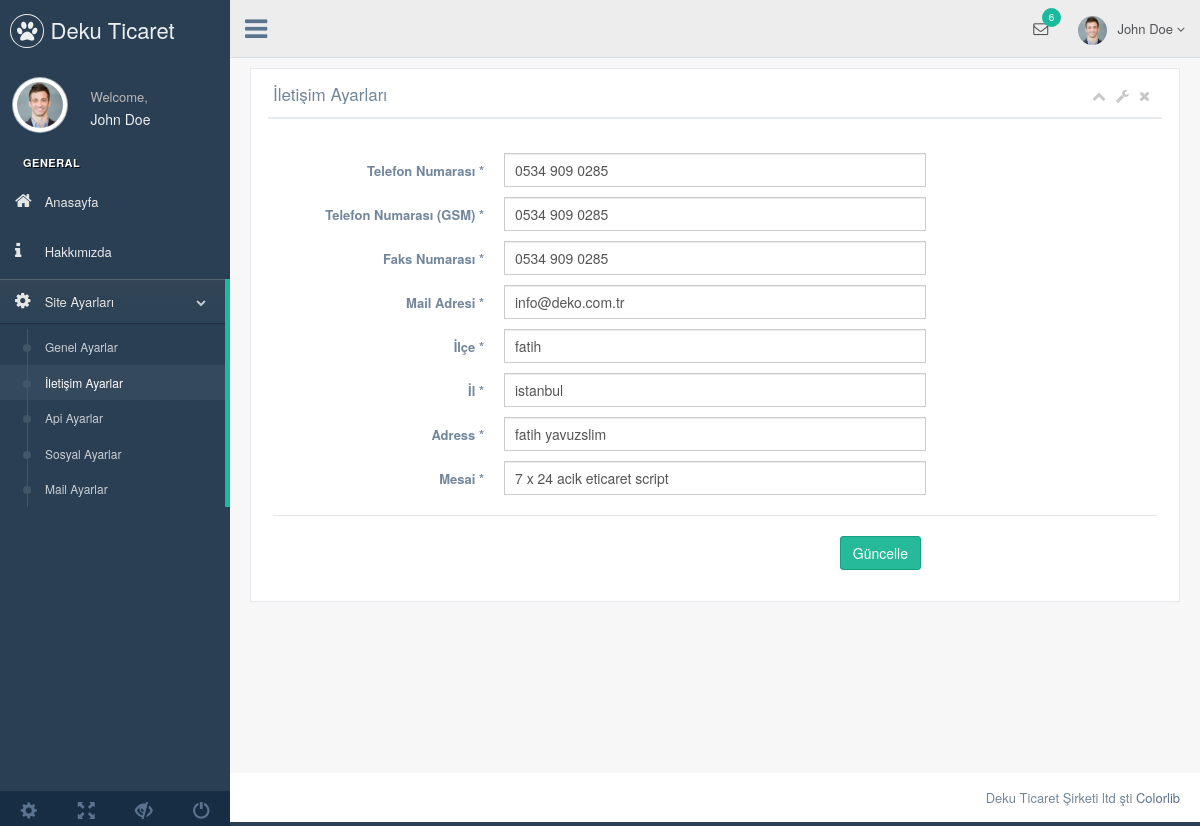
/admin/production/iletisim-ayar.php, run on an earlier commit of the app's database.
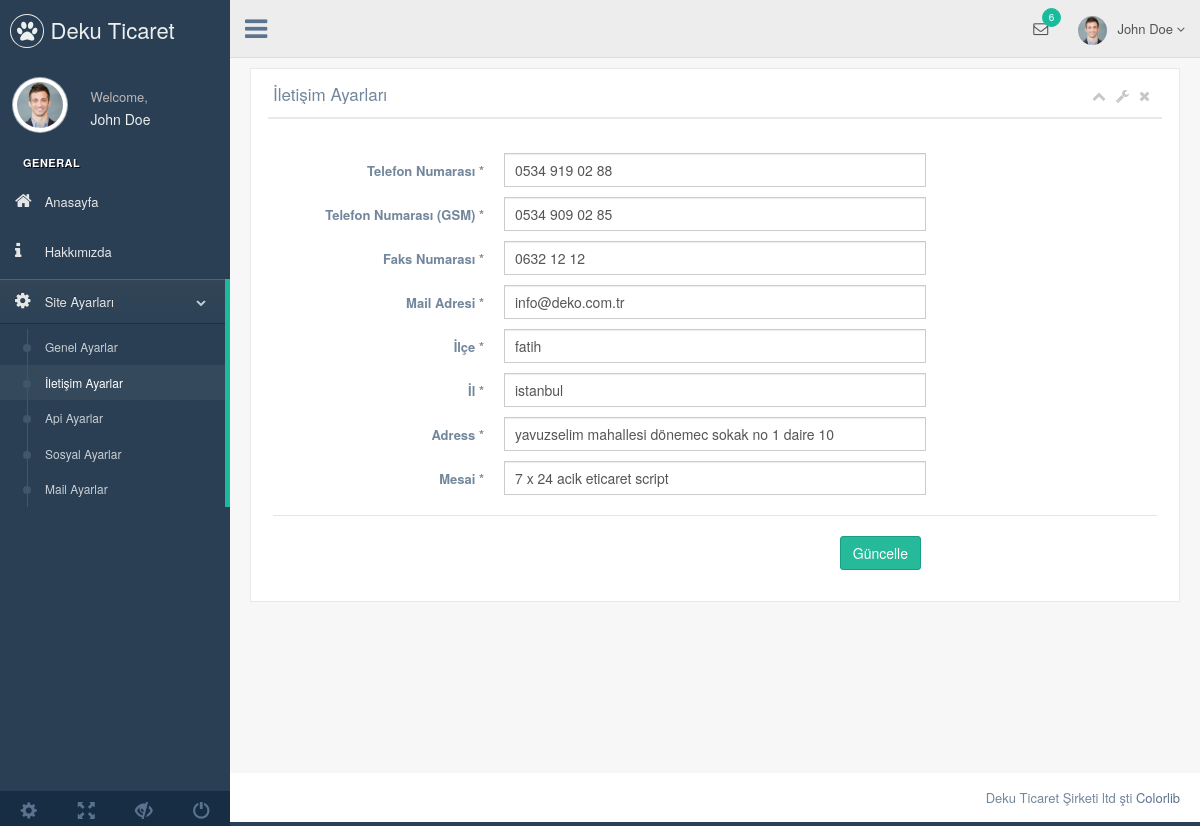
And on a later commit of the database.
### tables this page shows
CREATE TABLE `ayar` (
  `ayar_id` int(11) NOT NULL,
  `ayar_logo` varchar(250) NOT NULL,
  `ayar_title` varchar(50) NOT NULL,
  `ayar_description` varchar(50) NOT NULL,
  `ayar_keywords` varchar(50) NOT NULL,
  `ayar_author` varchar(50) NOT NULL,
  `ayar_tel` varchar(50) NOT NULL,
  `ayar_gsm` varchar(50) NOT NULL,
  `ayar_faks` varchar(50) NOT NULL,
  `ayar_mail` varchar(50) NOT NULL,
  `ayar_ilce` varchar(50) NOT NULL,
  `ayar_il` varchar(50) NOT NULL,
  `ayar_adress` varchar(250) NOT NULL,
  `ayar_mesai` varchar(250) NOT NULL,
  `ayar_maps` varchar(250) NOT NULL,
  `ayar_analystic` varchar(50) NOT NULL,
  `ayar_zopim` varchar(250) NOT NULL,
  `ayar_facebook` varchar(50) NOT NULL,
  `ayar_twitter` varchar(50) NOT NULL,
  `ayar_google` varchar(50) NOT NULL,
  `ayar_youtube` varchar(50) NOT NULL,
  `ayar_smtphost` varchar(50) NOT NULL,
  `ayar_smtpuser` varchar(50) NOT NULL,
  `ayar_smtppassword` varchar(50) NOT NULL,
  `ayar_smtpport` varchar(50) NOT NULL,
  `ayar_bakim` enum('0','1') NOT NULL DEFAULT '1'
);

### admin/production/iletisim-ayar.php (the view, shortened to what this page needs)
<?php
require_once 'header.php';
?>
<div class="right_col" role="main">
  <div class="">
    <div class="row">
      <div class="col-md-12 col-sm-12 col-xs-12">
        <div class="x_panel">
          <div class="x_title">
            <h2>İletişim Ayarları
            </h2>
            <ul class="nav navbar-right panel_toolbox">
              <li><a class="collapse-link"><i class="fa fa-chevron-up"></i></a>
              </li>
              <li class="dropdown">
                <a href="#" class="dropdown-toggle" data-toggle="dropdown" role="button" aria-expanded="false"><i class="fa fa-wrench"></i></a>
              </li>
              <li><a class="close-link"><i class="fa fa-close"></i></a>
              </li>
            </ul>
            <div class="clearfix"></div>
          </div>
          <div class="x_content">
            <br />
            <form action="../nesting/islem.php" method="POST" id="demo-form2" data-parsley-validate class="form-horizontal form-label-left">
              <div class="form-group">
                <label class="control-label col-md-3 col-sm-3 col-xs-12" for="first-name">Telefon Numarası <span class="required">*</span>
                </label>
                <div class="col-md-6 col-sm-6 col-xs-12">
                  <input value="<?php echo $ayarcek['ayar_tel'] ?>" name="ayar_tel" type="text" id="first-name" required="required" class="form-control col-md-7 col-xs-12">
                </div>
              </div>
              <div class="form-group">
                <label class="control-label col-md-3 col-sm-3 col-xs-12" for="first-name">Telefon Numarası (GSM) <span class="required">*</span>
                </label>
                <div class="col-md-6 col-sm-6 col-xs-12">
                  <input value="<?php echo $ayarcek['ayar_gsm'] ?>" name="ayar_gsm" type="text" id="first-name" required="required" class="form-control col-md-7 col-xs-12">
                </div>
              </div>
              <div class="form-group">
                <label class="control-label col-md-3 col-sm-3 col-xs-12" for="first-name">Faks Numarası <span class="required">*</span>
                </label>
                <div class="col-md-6 col-sm-6 col-xs-12">
                  <input value="<?php echo $ayarcek['ayar_faks'] ?>" name="ayar_faks" type="text" id="first-name" required="required" class="form-control col-md-7 col-xs-12">
                </div>
              </div>
              <div class="form-group">
                <label class="control-label col-md-3 col-sm-3 col-xs-12" for="first-name">Mail Adresi <span class="required">*</span>
                </label>
                <div class="col-md-6 col-sm-6 col-xs-12">
                  <input value="<?php echo $ayarcek['ayar_mail'] ?>" name="ayar_mail" type="email" id="first-name" required="required" class="form-control col-md-7 col-xs-12">
                </div>
              </div>
              <div class="form-group">
                <label class="control-label col-md-3 col-sm-3 col-xs-12" for="first-name">İlçe <span class="required">*</span>
                </label>
                <div class="col-md-6 col-sm-6 col-xs-12">
                  <input value="<?php echo $ayarcek['ayar_ilce'] ?>" name="ayar_ilce" type="text" id="first-name" required="required" class="form-control col-md-7 col-xs-12">
                </div>
              </div>
              <div class="form-group">
                <label class="control-label col-md-3 col-sm-3 col-xs-12" for="first-name">İl <span class="required">*</span>
                </label>
                <div class="col-md-6 col-sm-6 col-xs-12">
                  <input value="<?php echo $ayarcek['ayar_il'] ?>" name="ayar_il" type="text" id="first-name" required="required" class="form-control col-md-7 col-xs-12">
                </div>
              </div>
              <div class="form-group">
                <label class="control-label col-md-3 col-sm-3 col-xs-12" for="first-name">Adress <span class="required">*</span>
                </label>
                <div class="col-md-6 col-sm-6 col-xs-12">
                  <input value="<?php echo $ayarcek['ayar_adress'] ?>" name="ayar_adress" type="text" id="first-name" required="required" class="form-control col-md-7 col-xs-12">
                </div>
              </div>
              <div class="form-group">
                <label class="control-label col-md-3 col-sm-3 col-xs-12" for="first-name">Mesai <span class="required">*</span>
                </label>
                <div class="col-md-6 col-sm-6 col-xs-12">
                  <input value="<?php echo $ayarcek['ayar_mesai'] ?>" name="ayar_mesai" type="text" id="first-name" required="required" class="form-control col-md-7 col-xs-12">
                </div>
              </div>
              <div class="ln_solid"></div>
              <div class="form-group">
                <div class="col-md-6 col-sm-6 col-xs-12 col-md-offset-3 text-right">
                  <button type="submit" name="iletisimayarkaydet" class="btn btn-success">Güncelle</button>
                </div>
              </div>
            </form>
          </div>
        </div>
      </div>
    </div>
  </div>
</div>
<?php
require_once 'footer.php';
?>

### admin/production/header.php (shortened to what this page needs)
<?php
require_once '../nesting/baglan.php';
$ayarsor = $db->prepare("SELECT * FROM ayar where ayar_id=:id");
$ayarsor->execute([
  'id' => 0
]);
$ayarcek = $ayarsor->fetch(PDO::FETCH_ASSOC);
?>
<!DOCTYPE html>
<html lang="en">
<head>
  <link href="../vendors/bootstrap/dist/css/bootstrap.min.css" rel="stylesheet">
  <link href="../vendors/font-awesome/css/font-awesome.min.css" rel="stylesheet">
  <link href="../vendors/nprogress/nprogress.css" rel="stylesheet">
  <link href="../vendors/iCheck/skins/flat/green.css" rel="stylesheet">
  <link href="../vendors/datatables.net-bs/css/dataTables.bootstrap.min.css" rel="stylesheet">
  <link href="../vendors/datatables.net-buttons-bs/css/buttons.bootstrap.min.css" rel="stylesheet">
  <link href="../vendors/datatables.net-fixedheader-bs/css/fixedHeader.bootstrap.min.css" rel="stylesheet">
  <link href="../vendors/datatables.net-responsive-bs/css/responsive.bootstrap.min.css" rel="stylesheet">
  <link href="../vendors/datatables.net-scroller-bs/css/scroller.bootstrap.min.css" rel="stylesheet">
  <link href="../build/css/custom.min.css" rel="stylesheet">
</head>
<body class="nav-md">
  <div class="container body">
    <div class="main_container">
      <div class="col-md-3 left_col">
        <div class="left_col scroll-view">
          <div class="navbar nav_title" style="border: 0;">
            <a href="index.html" class="site_title"><i class="fa fa-paw"></i> <span>Deku Ticaret</span></a>
          </div>
          <div class="profile clearfix">
            <div class="profile_pic">
              <img src="images/img.jpg" alt="..." class="img-circle profile_img">
            </div>
            <div class="profile_info">
              <span>Welcome,</span>
              <h2>John Doe</h2>
            </div>
          </div>
          <br />
          <div id="sidebar-menu" class="main_menu_side hidden-print main_menu">
            <div class="menu_section">
              <h3>General</h3>
              <ul class="nav side-menu">
                <li><a href="index.php"><i class="fa fa-home"></i> Anasayfa</a></li>
                <li><a href="hakkimizda.php"><i class="fa fa-info"></i> Hakkımızda</a></li>
                <li><a><i class="fa fa-gear"></i> Site Ayarları <span class="fa fa-chevron-down"></span></a>
                  <ul class="nav child_menu">
                    <li><a href="genel-ayar.php">Genel Ayarlar</a></li>
                    <li><a href="iletisim-ayar.php">İletişim Ayarlar</a></li>
                    <li><a href="api-ayar.php">Api Ayarlar</a></li>
                    <li><a href="sosyal-ayar.php">Sosyal Ayarlar</a></li>
                    <li><a href="mail-ayar.php">Mail Ayarlar</a></li>
                  </ul>
                </li>
              </ul>
            </div>
          </div>
          <div class="sidebar-footer hidden-small">
            <a data-toggle="tooltip" data-placement="top" title="Settings">
              <span class="glyphicon glyphicon-cog" aria-hidden="true"></span>
            </a>
            <a data-toggle="tooltip" data-placement="top" title="FullScreen">
              <span class="glyphicon glyphicon-fullscreen" aria-hidden="true"></span>
            </a>
            <a data-toggle="tooltip" data-placement="top" title="Lock">
              <span class="glyphicon glyphicon-eye-close" aria-hidden="true"></span>
            </a>
            <a data-toggle="tooltip" data-placement="top" title="Logout">
              <span class="glyphicon glyphicon-off" aria-hidden="true"></span>
            </a>
          </div>
        </div>
      </div>
      <div class="top_nav">
        <div class="nav_menu">
          <nav>
            <div class="nav toggle">
              <a id="menu_toggle"><i class="fa fa-bars"></i></a>
            </div>
            <ul class="nav navbar-nav navbar-right">
              <li class="">
                <a href="javascript:;" class="user-profile dropdown-toggle" data-toggle="dropdown" aria-expanded="false">
                  <img src="images/img.jpg" alt="">John Doe
                  <span class=" fa fa-angle-down"></span>
                </a>
              </li>
              <li role="presentation" class="dropdown">
                <a href="javascript:;" class="dropdown-toggle info-number" data-toggle="dropdown" aria-expanded="false">
                  <i class="fa fa-envelope-o"></i>
                  <span class="badge bg-green">6</span>
                </a>
              </li>
            </ul>
          </nav>
        </div>
      </div>

### admin/production/footer.php (shortened to what this page needs)
 <footer>
          <div class="pull-right">
            Deku Ticaret Şirketi ltd şti <a href="https://colorlib.com">Colorlib</a>
          </div>
          <div class="clearfix"></div>
        </footer>
      </div>
    </div>
  </body>
</html>

What changed in the data, as far as the page shows it:
changed ayar "info@deko.com.tr": ayar_tel "0534 909 0285" → "0534 919 02 88"; ayar_gsm "0534 909 0285" → "0534 909 02 85"; ayar_faks "0534 909 0285" → "0632 12 12"; ayar_adress "fatih yavuzslim" → "yavuzselim mahallesi dönemec sokak no 1 daire 10"
